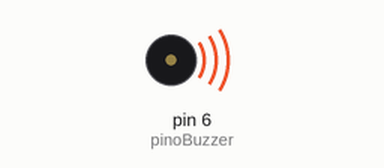
This sketch was run on a simulated Arduino Uno, built with avr-gcc and run on an emulated ATmega328P. Shown: buzzer (waves = sounding).

Above: at 0.2 s.
Timing chart, 0 to 11.7 s (numbered marks = the images above):
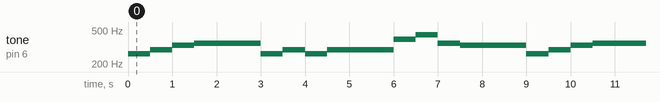

Measured:
- by itself, tone on pin 6 (pinoBuzzer): repeats every 9.0 s: 294 Hz 0.50 s, 330 Hz 0.50 s, 349 Hz 1.5 s, 262 Hz 0.50 s, 294 Hz 0.50 s, 262 Hz 0.50 s, 294 Hz 1.5 s, 392 Hz 0.50 s, 440 Hz 0.50 s, 349 Hz 0.50 s, 330 Hz 1.5 s, 262 Hz 0.50 s

The sketch:

doReMiFaFaFa.ino
```cpp
#define DO 262
#define RE 294
#define MI 330
#define FA 349
#define SOL 392
#define LA 440
#define SI 494
#define DO_2 523

int pinoBuzzer = 6;

int melodia[] = {
  DO,RE,MI,FA,FA,FA,DO,RE,DO,RE,RE,RE,SOL,LA,FA,MI,MI,MI
  };

void setup() {
  pinMode (pinoBuzzer, OUTPUT);
}

void loop() {
  for (int i= 0; i < 18; i++){
    tone(pinoBuzzer, melodia[i]);
    delay(500);
    }
}
```
